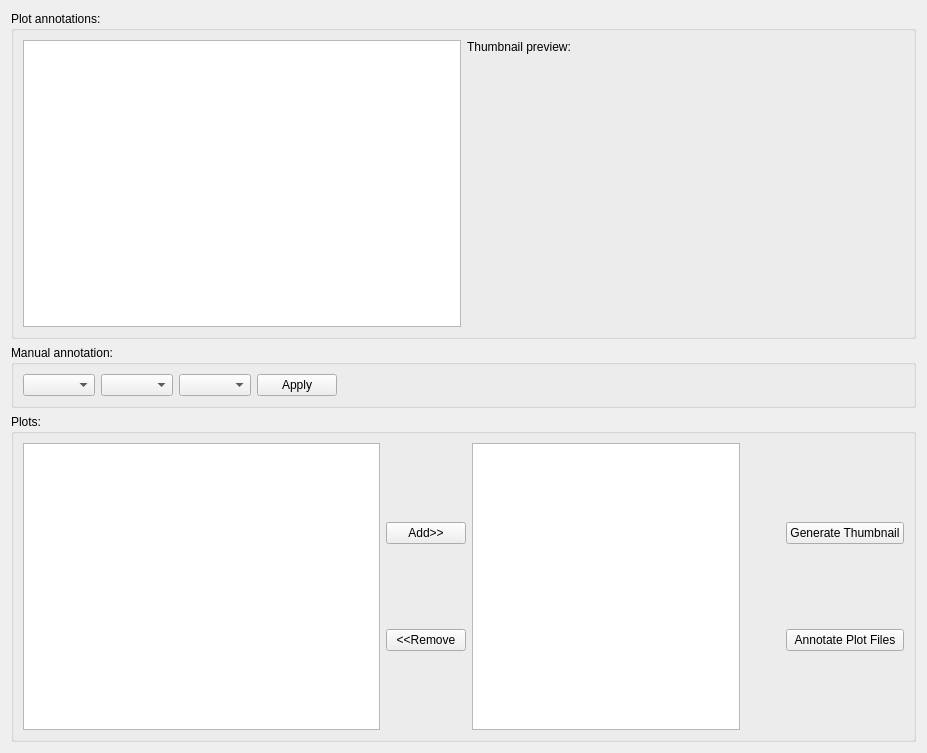
<?xml version="1.0" encoding="UTF-8"?>
<ui version="4.0">
 <class>PlotAnnotationWidget</class>
 <widget class="QWidget" name="PlotAnnotationWidget">
  <property name="geometry">
   <rect>
    <x>0</x>
    <y>0</y>
    <width>927</width>
    <height>753</height>
   </rect>
  </property>
  <property name="windowTitle">
   <string>PlotAnnotationWidget</string>
  </property>
  <layout class="QVBoxLayout" name="verticalLayout">
   <item>
    <widget class="QGroupBox" name="groupBoxPlotAnntotations">
     <property name="title">
      <string>Plot annotations:</string>
     </property>
     <layout class="QHBoxLayout" name="horizontalLayout_2">
      <item>
       <widget class="QTreeView" name="treeViewPlotAnnotations"/>
      </item>
      <item>
       <layout class="QVBoxLayout" name="verticalLayout_2">
        <item>
         <widget class="QLabel" name="thumbnail_preview_label">
          <property name="sizePolicy">
           <sizepolicy hsizetype="Minimum" vsizetype="Minimum">
            <horstretch>0</horstretch>
            <verstretch>0</verstretch>
           </sizepolicy>
          </property>
          <property name="text">
           <string>Thumbnail preview:</string>
          </property>
         </widget>
        </item>
        <item>
         <widget class="QLabel" name="labelThumbnailPreview">
          <property name="sizePolicy">
           <sizepolicy hsizetype="Expanding" vsizetype="Expanding">
            <horstretch>0</horstretch>
            <verstretch>0</verstretch>
           </sizepolicy>
          </property>
          <property name="text">
           <string/>
          </property>
         </widget>
        </item>
        <item>
         <spacer name="verticalSpacer">
          <property name="orientation">
           <enum>Qt::Vertical</enum>
          </property>
          <property name="sizeHint" stdset="0">
           <size>
            <width>20</width>
            <height>40</height>
           </size>
          </property>
         </spacer>
        </item>
       </layout>
      </item>
     </layout>
    </widget>
   </item>
   <item>
    <widget class="QGroupBox" name="groupBox">
     <property name="title">
      <string>Manual annotation:</string>
     </property>
     <layout class="QHBoxLayout" name="horizontalLayout_3">
      <item>
       <widget class="QComboBox" name="comboBoxAnnotationSubject"/>
      </item>
      <item>
       <widget class="QComboBox" name="comboBoxSAnnotationPredicate"/>
      </item>
      <item>
       <widget class="QComboBox" name="comboBoxAnnotationObject"/>
      </item>
      <item>
       <widget class="QPushButton" name="pushButtonApply">
        <property name="text">
         <string>Apply</string>
        </property>
       </widget>
      </item>
      <item>
       <spacer name="horizontalSpacer_3">
        <property name="orientation">
         <enum>Qt::Horizontal</enum>
        </property>
        <property name="sizeHint" stdset="0">
         <size>
          <width>40</width>
          <height>20</height>
         </size>
        </property>
       </spacer>
      </item>
     </layout>
    </widget>
   </item>
   <item>
    <widget class="QGroupBox" name="groupBoxPlots">
     <property name="layoutDirection">
      <enum>Qt::LeftToRight</enum>
     </property>
     <property name="title">
      <string>Plots:</string>
     </property>
     <layout class="QGridLayout" name="gridLayout2">
      <item row="0" column="5">
       <widget class="QListView" name="listViewPlots">
        <property name="sizePolicy">
         <sizepolicy hsizetype="Expanding" vsizetype="Expanding">
          <horstretch>3</horstretch>
          <verstretch>0</verstretch>
         </sizepolicy>
        </property>
       </widget>
      </item>
      <item row="0" column="6">
       <layout class="QGridLayout" name="gridLayoutButtons">
        <item row="1" column="1">
         <widget class="QPushButton" name="pushButtonAnnotatePlots">
          <property name="text">
           <string>Annotate Plot Files</string>
          </property>
         </widget>
        </item>
        <item row="0" column="1">
         <widget class="QPushButton" name="pushButtonGenerateThumbnail">
          <property name="sizePolicy">
           <sizepolicy hsizetype="Expanding" vsizetype="Fixed">
            <horstretch>0</horstretch>
            <verstretch>0</verstretch>
           </sizepolicy>
          </property>
          <property name="text">
           <string>Generate Thumbnail</string>
          </property>
         </widget>
        </item>
        <item row="0" column="0">
         <spacer name="horizontalSpacer_2">
          <property name="orientation">
           <enum>Qt::Horizontal</enum>
          </property>
          <property name="sizeHint" stdset="0">
           <size>
            <width>40</width>
            <height>20</height>
           </size>
          </property>
         </spacer>
        </item>
       </layout>
      </item>
      <item row="0" column="0">
       <widget class="QTreeView" name="treeViewFileBrowser">
        <property name="sizePolicy">
         <sizepolicy hsizetype="Expanding" vsizetype="Expanding">
          <horstretch>4</horstretch>
          <verstretch>0</verstretch>
         </sizepolicy>
        </property>
       </widget>
      </item>
      <item row="0" column="1" colspan="2">
       <layout class="QGridLayout" name="gridLayout">
        <property name="sizeConstraint">
         <enum>QLayout::SetDefaultConstraint</enum>
        </property>
        <item row="0" column="0">
         <widget class="QPushButton" name="pushButtonAddPlot">
          <property name="text">
           <string>Add&gt;&gt;</string>
          </property>
         </widget>
        </item>
        <item row="1" column="0">
         <widget class="QPushButton" name="pushButtonRemovePlot">
          <property name="text">
           <string>&lt;&lt;Remove</string>
          </property>
         </widget>
        </item>
       </layout>
      </item>
     </layout>
    </widget>
   </item>
  </layout>
 </widget>
 <resources/>
 <connections/>
</ui>
